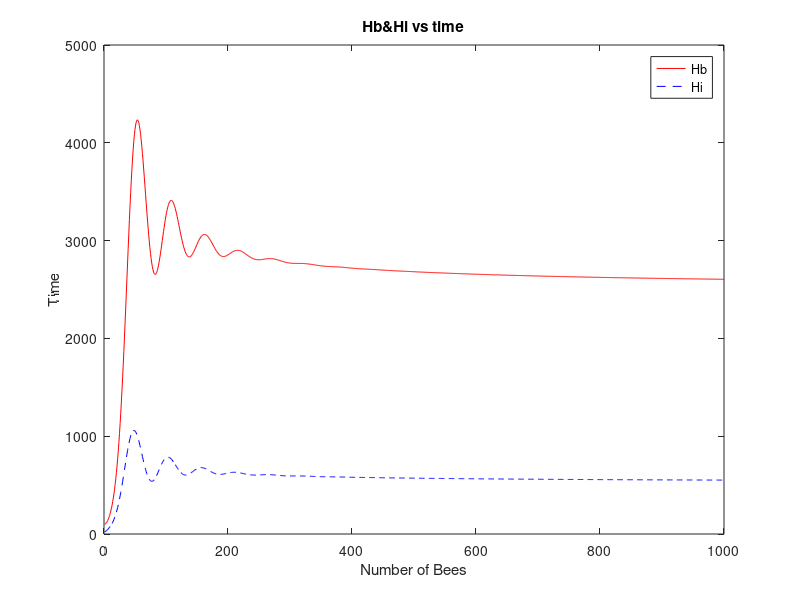
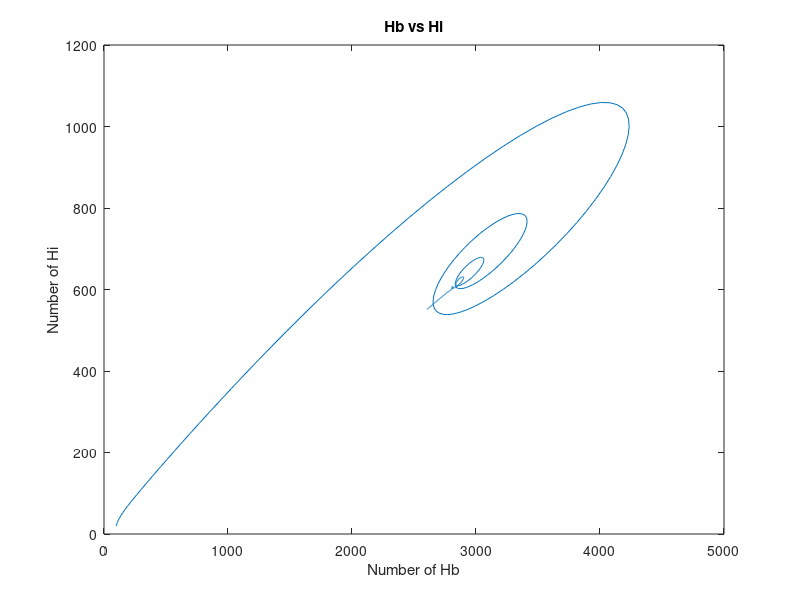

These charts were generated, in order, by the following MATLAB code:
clc;                                               % Clears the screen
clear all;

t=1; t_end=1000;%How long the day is

L=1500;
w=10000;
Alpha=0.25;
Sigma=0.75;
m=0.24;% I got those data from the research

Hb = zeros(t_end,1);
Hi = zeros(t_end,1);

Hb(1) = 100;% How many Hb and Hi in the day 1
Hi(1) = 20;
x=[Hb;Hi];
day=1;                                    
f1=@(x,y) L.*(x)/(w+x)-Alpha.*x+Sigma.*x.*(y./(x+y));
f2=@(x,y,z) Alpha.*x-Sigma.*x.*(y./(x-y))-(m.*z./(z+45)).*y; %Because useually a bee can live 45 days 
F_xy = @(x,y,z)[f1(x,y);f2(x,y,z)];                    


for i=1:(t_end-1)
    
    k_1 = F_xy(Hb(i),Hi(i),day); 
    
    k_2 = F_xy(Hb(i)+0.5*t,Hi(i)+0.5*t*k_1,day);
    k_3 = F_xy((Hb(i)+0.5*t),(Hi(i)+0.5*t*k_2),day);
    k_4 = F_xy((Hb(i)+t),(Hi(i)+k_3*t),day);
    
    Hb(i+1) = Hb(i) + (1/6)*(k_1(1)+2*k_2(1)+2*k_3(1)+k_4(1))*t;
    Hi(i+1) = Hi(i) + (1/6)*(k_1(2)+2*k_2(2)+2*k_3(2)+k_4(2))*t;

    day=day+1;
end
 
time=1:1:t_end;%figures are in here
figure(1);%Hb and Hi vs time
plot(time,Hb,'r-');
hold on;
plot(time,Hi,'b--');
title('Hb&Hi vs time');
xlabel('Number of Bees');
ylabel('Time');
legend('Hb','Hi');

figure(2);%Hb vs Hi
plot(Hb,Hi);
title('Hb vs Hi');
xlabel('Number of Hb');
ylabel('Number of Hi');

for i=1:1:t_end
fprintf('point is %8.4e %8.4e and the rate is %8.4e\n',Hb(i),Hi(i),Hb(i)/Hi(i) );
end